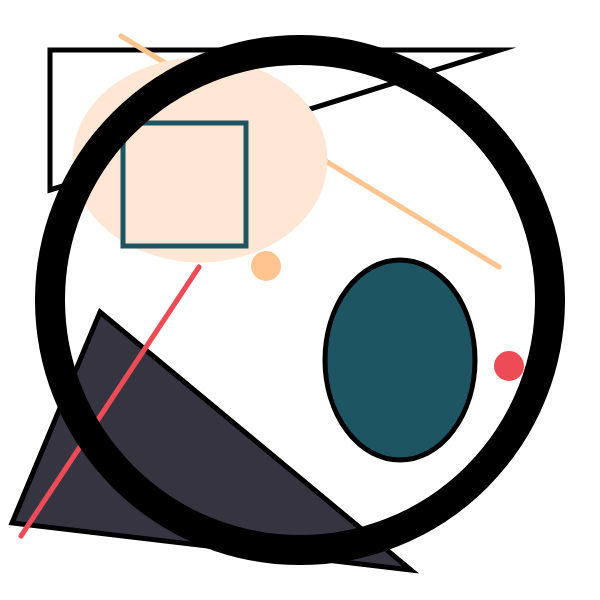
Frame 1 (no input)
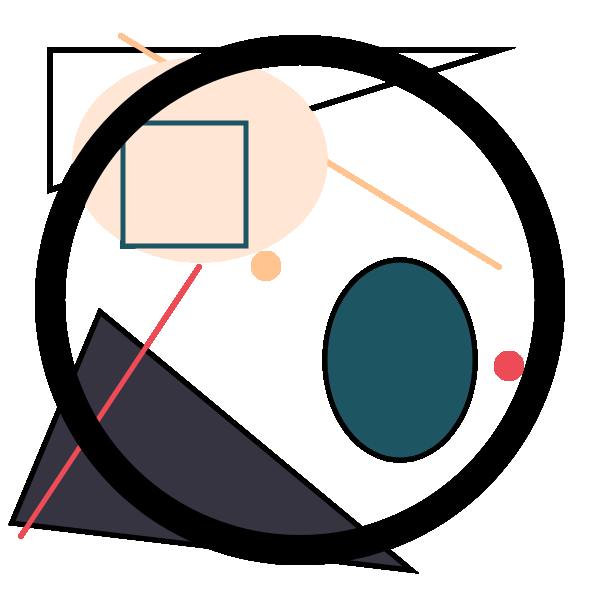
Frame 60 (no input)
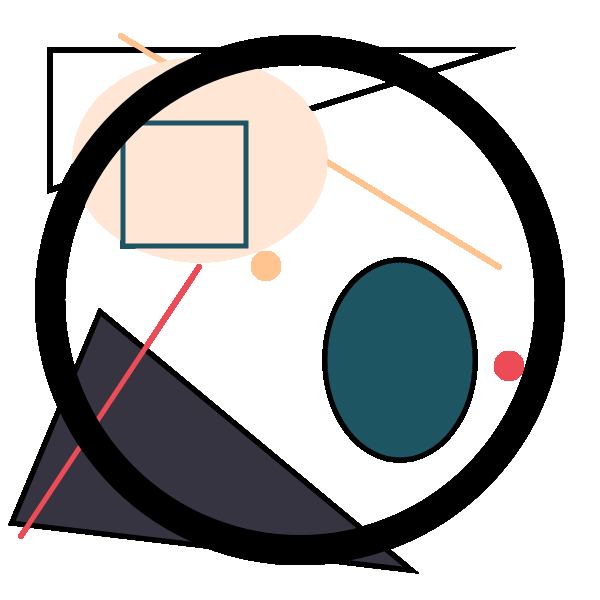
Frame 120 (the mouse pressed at the canvas centre since frame 60)

The p5.js sketch that drew these frames (run headless with seeded random() and noise() and a simulated clock; from frame 60 on, the mouse is pressed at the canvas centre):

// p5.js sketch
// ── sketch.js
function setup() {
	//create your canvas here
	createCanvas(600, 600)
}

function draw() {
	//do your drawing here
	strokeWeight(5);
	triangle(50, 50, 500, 50, 50, 190)
	fill(55, 52, 66)
	triangle(100, 312, 411, 570, 12, 523)

	fill(29, 85, 98)
	ellipse(400, 360, 150, 200)

	stroke(255, 196, 143)
	line(121, 36, 499, 267)
	stroke(237, 75, 86)
	line(21, 536, 199, 267)


	fill(255, 230, 213)
	stroke(255, 230, 213)
	ellipse(200, 160, 250, 200)

	stroke(29, 85, 98)
	rect(123, 123, 123, 123)

	strokeWeight(30);
	stroke(237, 75, 86)
	point(509, 366)
	stroke(255, 196, 143)
	point(266, 266)

	stroke(0)
	noFill();
	ellipse(300, 300, 500, 500)


}
